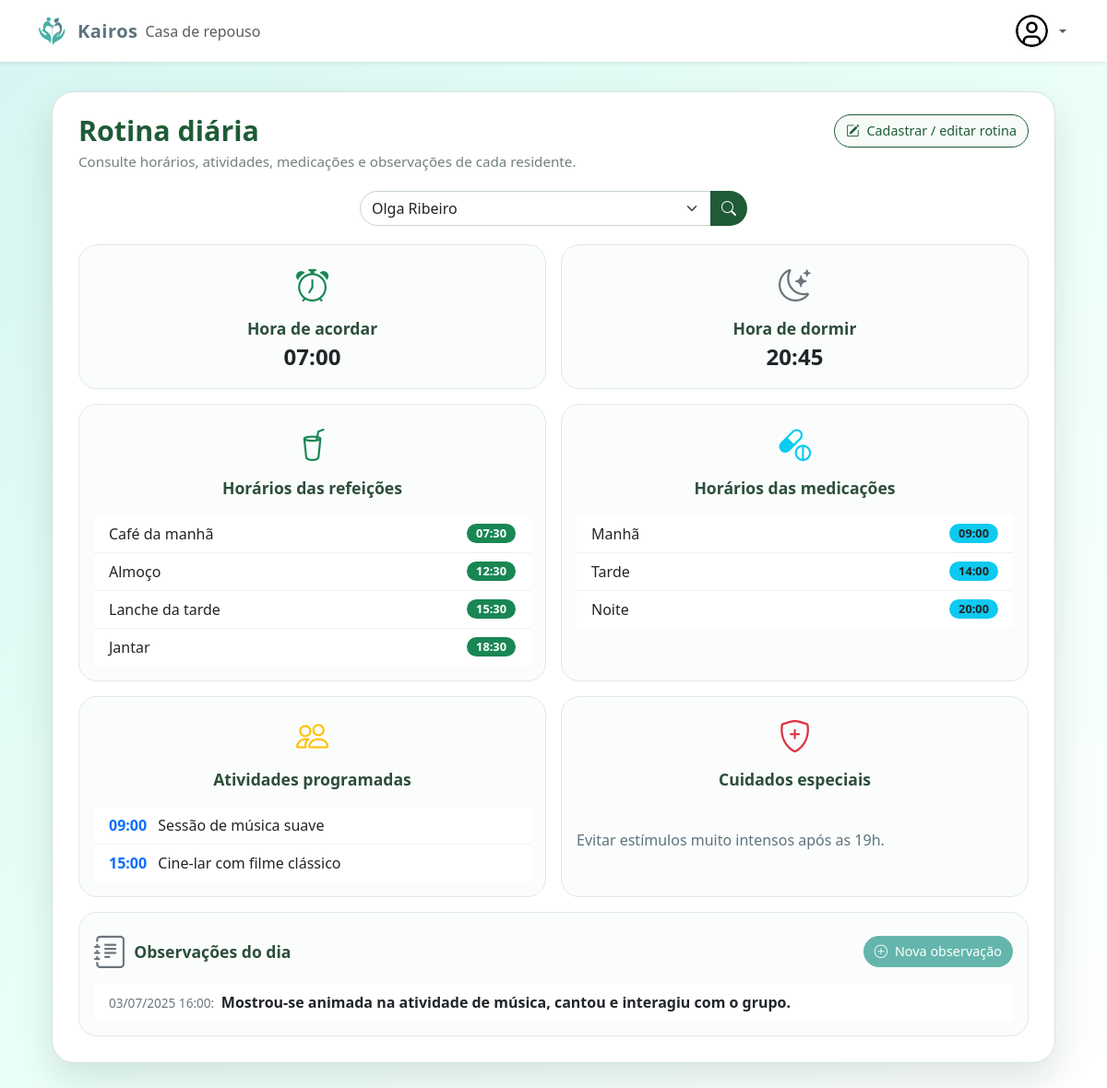
Page /rotina.php?residente_id=203 (signed in) on the committed database.
### tables this page shows
CREATE TABLE `tb_rotina_residente` (
  `id` int(11) NOT NULL,
  `resident_id` int(11) NOT NULL,
  `hora_acordar` time NOT NULL,
  `hora_dormir` time NOT NULL,
  `refeicao_cafe` time NOT NULL,
  `refeicao_almoco` time NOT NULL,
  `refeicao_lanche` time NOT NULL,
  `refeicao_jantar` time NOT NULL,
  `medicacao_manha` time NOT NULL,
  `medicacao_tarde` time NOT NULL,
  `medicacao_noite` time NOT NULL,
  `cuidados_especiais` text DEFAULT NULL,
  `criado_em` datetime DEFAULT current_timestamp(),
  `atualizado_em` datetime DEFAULT current_timestamp() ON UPDATE current_timestamp()
);

CREATE TABLE `tb_rotina_atividade` (
  `id` int(11) NOT NULL,
  `rotina_id` int(11) NOT NULL,
  `hora` time NOT NULL,
  `descricao` varchar(255) NOT NULL
);

CREATE TABLE `tb_observacoes_dia` (
  `id` int(11) NOT NULL,
  `resident_id` int(11) NOT NULL,
  `observacao` text NOT NULL,
  `data_hora` datetime NOT NULL DEFAULT current_timestamp()
);

### rotina.php (the view, shortened to what this page needs)
<?php
include_once "header.php";
include_once "dbConnection.php";
$residentes = [];
try {
    $stmt = $pdo->query("
        SELECT r.id, r.nome
        FROM tb_residentes r
        INNER JOIN tb_rotina_residente rr ON rr.resident_id = r.id
        GROUP BY r.id, r.nome
        ORDER BY r.nome
    ");
    $residentes = $stmt->fetchAll(PDO::FETCH_ASSOC);
} catch (Exception $e) {
    echo '<div class="alert alert-danger text-center">Erro ao buscar residentes: ' . htmlspecialchars($e->getMessage()) . '</div>';
}
$residente_id = $_GET['residente_id'] ?? ($_POST['residente_id'] ?? '');
$residente = null;
$rotina = null;
$atividades = [];
$cuidados = '';
$observacoes = [];
if ($residente_id) {
    $stmt = $pdo->prepare("SELECT * FROM tb_residentes WHERE id = ?");
    $stmt->execute([$residente_id]);
    $residente = $stmt->fetch(PDO::FETCH_ASSOC);
    if ($residente) {
        $stmt = $pdo->prepare("SELECT * FROM tb_rotina_residente WHERE resident_id = ? ORDER BY criado_em DESC LIMIT 1");
        $stmt->execute([$residente['id']]);
        $rotina = $stmt->fetch(PDO::FETCH_ASSOC);
        if ($rotina) {
            $stmt = $pdo->prepare("SELECT * FROM tb_rotina_atividade WHERE rotina_id = ? ORDER BY hora");
            $stmt->execute([$rotina['id']]);
            $atividades = $stmt->fetchAll(PDO::FETCH_ASSOC);
            $cuidados = $rotina['cuidados_especiais'];
        }
    }
}
if ($residente_id) {
    $stmt = $pdo->prepare("SELECT observacao, data_hora FROM tb_observacoes_dia WHERE resident_id = ? ORDER BY data_hora DESC");
    $stmt->execute([$residente_id]);
    $observacoes = $stmt->fetchAll(PDO::FETCH_ASSOC);
}
?>
<main>
  <div class="page-shell">
    <div class="page-card">
      <header class="mb-3 d-flex justify-content-between align-items-start flex-wrap gap-2">
        <div>
          <h1 class="page-header-title mb-1">Rotina diária</h1>
          <p class="page-header-sub mb-0">
            Consulte horários, atividades, medicações e observações de cada residente.
          </p>
        </div>
        <a href="rotinaCadastro.php" class="btn btn-pill-primary">
          <i class="bi bi-pencil-square me-1"></i> Cadastrar / editar rotina
        </a>
      </header>
      <section class="search-shell text-center">
        <form class="d-flex justify-content-center" method="get" action="rotina.php">
          <div class="input-group" style="max-width:420px;">
            <select class="form-select search-select" name="residente_id" required>
              <?php foreach ($residentes as $r): ?>
                <option value="<?= $r['id'] ?>" <?= ($residente_id == $r['id']) ? 'selected' : '' ?>>
                  <?= htmlspecialchars($r['nome']) ?>
                </option>
              <?php endforeach; ?>
            </select>
            <button class="btn btn-search" type="submit">
              <i class="bi bi-search"></i>
            </button>
          </div>
        </form>
      </section>
      <?php if ($residente && $rotina): ?>
        <section class="mb-3">
          <div class="row g-3">
            <div class="col-md-6">
              <div class="card summary-card">
                <div class="card-body text-center py-3">
                  <i class="bi bi-alarm summary-icon text-success"></i>
                  <div class="mt-2 section-title">Hora de acordar</div>
                  <div class="fs-4 fw-semibold">
                    <?= htmlspecialchars(substr($rotina['hora_acordar'],0,5)) ?>
                  </div>
                </div>
              </div>
            </div>
            <div class="col-md-6">
              <div class="card summary-card">
                <div class="card-body text-center py-3">
                  <i class="bi bi-moon-stars summary-icon text-secondary"></i>
                  <div class="mt-2 section-title">Hora de dormir</div>
                  <div class="fs-4 fw-semibold">
                    <?= htmlspecialchars(substr($rotina['hora_dormir'],0,5)) ?>
                  </div>
                </div>
              </div>
            </div>
          </div>
        </section>
        <section class="mt-2">
          <div class="row g-3">
            <div class="col-md-6">
              <div class="card summary-card h-100">
                <div class="card-body">
                  <div class="text-center">
                    <i class="bi bi-cup-straw summary-icon text-success"></i>
                    <div class="mt-2 section-title">Horários das refeições</div>
                  </div>
                  <ul class="list-group list-group-flush mt-3">
                    <li class="list-group-item d-flex justify-content-between align-items-center">
                      Café da manhã
                      <span class="badge bg-success badge-time">
                        <?= htmlspecialchars(substr($rotina['refeicao_cafe'],0,5)) ?>
                      </span>
                    </li>
                    <li class="list-group-item d-flex justify-content-between align-items-center">
                      Almoço
                      <span class="badge bg-success badge-time">
                        <?= htmlspecialchars(substr($rotina['refeicao_almoco'],0,5)) ?>
                      </span>
                    </li>
                    <li class="list-group-item d-flex justify-content-between align-items-center">
                      Lanche da tarde
                      <span class="badge bg-success badge-time">
                        <?= htmlspecialchars(substr($rotina['refeicao_lanche'],0,5)) ?>
                      </span>
                    </li>
                    <li class="list-group-item d-flex justify-content-between align-items-center">
                      Jantar
                      <span class="badge bg-success badge-time">
                        <?= htmlspecialchars(substr($rotina['refeicao_jantar'],0,5)) ?>
                      </span>
                    </li>
                  </ul>
                </div>
              </div>
            </div>
            <div class="col-md-6">
              <div class="card summary-card h-100">
                <div class="card-body">
                  <div class="text-center">
                    <i class="bi bi-capsule-pill summary-icon text-info"></i>
                    <div class="mt-2 section-title">Horários das medicações</div>
                  </div>
                  <ul class="list-group list-group-flush mt-3">
                    <li class="list-group-item d-flex justify-content-between align-items-center">
                      Manhã
                      <span class="badge bg-info text-dark badge-time">
                        <?= htmlspecialchars(substr($rotina['medicacao_manha'],0,5)) ?>
                      </span>
                    </li>
                    <li class="list-group-item d-flex justify-content-between align-items-center">
                      Tarde
                      <span class="badge bg-info text-dark badge-time">
                        <?= htmlspecialchars(substr($rotina['medicacao_tarde'],0,5)) ?>
                      </span>
                    </li>
                    <li class="list-group-item d-flex justify-content-between align-items-center">
                      Noite
                      <span class="badge bg-info text-dark badge-time">
                        <?= htmlspecialchars(substr($rotina['medicacao_noite'],0,5)) ?>
                      </span>
                    </li>
                  </ul>
                </div>
              </div>
            </div>
            <div class="col-md-6">
              <div class="card summary-card h-100">
                <div class="card-body">
                  <div class="text-center">
                    <i class="bi bi-people summary-icon text-warning"></i>
                    <div class="mt-2 section-title">Atividades programadas</div>
                  </div>
                  <ul class="list-group list-group-flush mt-3">
                    <?php foreach ($atividades as $atv): ?>
                      <li class="list-group-item">
                        <span class="fw-bold text-primary me-2">
                          <?= htmlspecialchars(substr($atv['hora'],0,5)) ?>
                        </span>
                        <?= htmlspecialchars($atv['descricao']) ?>
                      </li>
                    <?php endforeach; ?>
                  </ul>
                </div>
              </div>
            </div>
            <div class="col-md-6">
              <div class="card summary-card h-100">
                <div class="card-body">
                  <div class="text-center">
                    <i class="bi bi-shield-plus summary-icon text-danger"></i>
                    <div class="mt-2 section-title">Cuidados especiais</div>
                  </div>
                  <div class="mt-3">
                    <p class="mb-0" style="white-space:pre-line;">
                      <?= nl2br(htmlspecialchars($cuidados)) ?>
                    </p>
                  </div>
                </div>
              </div>
            </div>
            <div class="col-12">
              <div class="card summary-card">
                <div class="card-body">
                  <div class="d-flex align-items-center justify-content-between flex-wrap gap-2 mb-2">
                    <div class="d-flex align-items-center gap-2">
                      <i class="bi bi-journal-text summary-icon text-secondary"></i>
                      <div class="section-title mb-0">Observações do dia</div>
                    </div>
                    <?php if ($residente_id): ?>
                      <button type="button"
                              class="btn btn-pill-accent"
                              data-bs-toggle="modal"
                              data-bs-target="#novaObservacaoModal">
                        <i class="bi bi-plus-circle me-1"></i> Nova observação
                      </button>
                    <?php endif; ?>
                  </div>
                  <ul class="list-group list-group-flush mt-2">
                    <?php foreach ($observacoes as $obs): ?>
                      <li class="list-group-item">
                        <span class="text-secondary" style="font-size:0.85rem;">
                          <?= date('d/m/Y H:i', strtotime($obs['data_hora'])) ?>:
                        </span>
                        <span class="fw-semibold ms-1">
                          <?= htmlspecialchars($obs['observacao']) ?>
                        </span>
                      </li>
                    <?php endforeach; ?>
                  </ul>
                </div>
              </div>
            </div>
          </div>
        </section>
      <?php elseif ($residente_id): ?>
        <div class="alert alert-warning text-center mt-4">
          Residente não encontrado ou sem rotina cadastrada.
        </div>
      <?php endif; ?>
    </div>
  </div>
</main>
<link rel="stylesheet" href="https://cdn.jsdelivr.net/npm/bootstrap-icons@1.11.3/font/bootstrap-icons.min.css">
<?php include_once "footer.php"; ?>

### style.css (style rules this page uses)
p { color: #5D737E; }
body { background: linear-gradient(to bottom right, #d6f5f2, #eafff7, #ffffff); min-height: 100vh; }
.badge { font-size: 0.9rem; padding: 6px 12px; border-radius: 12px; }

### rotina.php (style rules this page uses)
body { background-color:#E5F2E8; }
.page-shell { max-width:1120px; margin:0 auto; padding:32px 16px 40px; }
.page-card { background:#FFFFFF; border-radius:24px; box-shadow:0 18px 40px rgba(12,39,26,0.12); border:1px solid #D5E3DC; padding:24px 28px 28px; }
.page-header-title { font-size:1.9rem; font-weight:700; color:#1F5B36; }
.page-header-sub { font-size:0.95rem; color:#71827A; }
.search-shell { margin-top:20px; margin-bottom:20px; }
.search-select { border-radius:999px 0 0 999px; border:1px solid #C4D5CD; }
.btn-search { border-radius:0 999px 999px 0; background:#1F5B36; border:none; color:#FFFFFF; }
.summary-card { border-radius:20px; border:1px solid #E0E9E3; background:#FBFDFC; }
.summary-icon { font-size:2.2rem; }
.section-title { font-size:1.1rem; font-weight:600; color:#2D4E3B; }
.list-group-item { border-color:#EDF3F0; }
.badge-time { border-radius:999px; padding:4px 10px; font-size:0.8rem; }
.btn-pill-primary { border-radius:999px; border:1px solid #1F5B36; background:#F6FBF8; color:#1F5B36; font-size:0.9rem; }
.btn-pill-accent { border-radius:999px; background:#64B6AC; border:none; color:#FFFFFF; font-size:0.9rem; }

### rows in the picture
tb_rotina_residente: hora_acordar "07:00", hora_dormir "20:45", refeicao_cafe "07:30", refeicao_almoco "12:30", refeicao_lanche "15:30", refeicao_jantar "18:30", medicacao_manha "09:00", medicacao_tarde "14:00", medicacao_noite "20:00", cuidados_especiais "Evitar estímulos muito intensos após as 19h."
tb_rotina_atividade: hora "09:00", descricao "Sessão de música suave"
tb_rotina_atividade: hora "15:00", descricao "Cine-lar com filme clássico"
tb_observacoes_dia: data_hora "03/07/2025 16:00", observacao "Mostrou-se animada na atividade de música, cantou e interagiu com o grupo."

### other values in the picture
form field residente_id "Olga Ribeiro"
